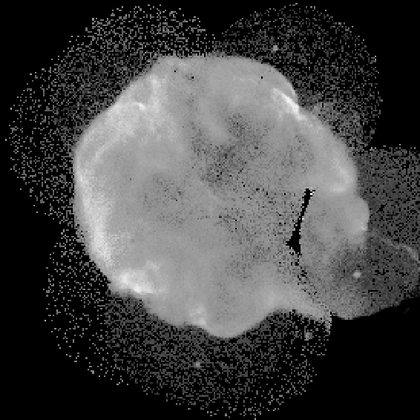
%> input picture TP7/cygnus.tif, 420 x 420 px, shrunk from 566 x 566 before the run
$ octave splitmerge2_cygnus.m   (GNU Octave 9; MATLAB toolbox functions it lacks are replaced by stand-ins)
%> lines starting %> are read from the running program, lines starting %| are printed output that depends on the picture
### TP7/ouvrirImage.m
function [I, n, m] = ouvrirImage(nom)
%> called with nom = 'cygnus.tif'
% OuvrirImage : ouvre l'image, la renvoie ainsi que sa taille
I = imread(nom);
%> I is the input picture: size 420x420 uint8; min 0, max 255, mean 67.5
[n,m] = size(I);
%> n = 420; m = 420
end

### TP7/expand.m
function [J] = expand(I)
% retourne la plus petite image carrée dont la taille
% est une puissance de deux et qui contient l'image I
[N,M] = size(I);
n = floor(log2(N + 1)) + 1;
mean_I = mean2(I);
J = ones(2^n,2^n) * mean_I;
J(1:N,1:M) = I;
end

### TP7/numreg.m
function [n] = numreg(S)
% permet de compter le nombre de régions dans
% un découpage Quadtree S
n = size(find(full(S)));
end

### TP7/fusion_globale.m
function [Q] = fusion_globale(I,S, thresh)
[N,M] = size(I);
B = zeros(N,M);
kmax = full(max(S(:)));
var = 0;
mean = 0;
n = 0;

for k=1:kmax
    [vals,i,j] = qtgetblk(I,S,k);
    if ~isempty(vals)
        for l=1:length(i)
            n1 = n + i(l) * j(l);
            mean1 = (mean * n + min(min(vals(:,:,l))))/n1;
            std1 = n * (var + mean) + i(l) * j(l) * (std2(vals(:,:,l)) + mean2(vals(:,:,l)^2)) / n1;
            std1
            if std1 < thresh
               n = n1;
               mean = mean1;
               var = std1.^2;
               B(i(l):i(l)+k, j(l):j(l)+k) = l;
            end
        end
    end
end
B = bwlabel(B);
Q = label2rgb(B);
end

### TP7/splitmerge2_cygnus.m
I = ouvrirImage('cygnus.tif');
[N,M] = size(I);
%> N = 420; M = 420
I = expand(I);
%> in expand, `mean_I = mean2(I);`: mean_I = 67.51
%> in expand, `J = ones(2^n,2^n) * mean_I;`: J: size 512x512 double; every value is 67.51
%> in expand, `J(1:N,1:M) = I;`:
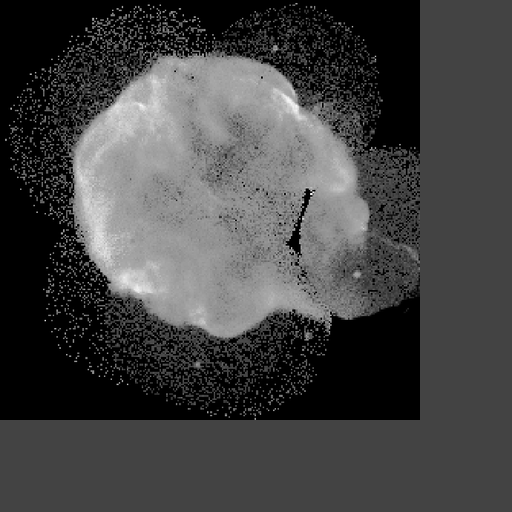
%> J: size 512x512 double; min 0, max 255, mean 67.5
thresh = 100;
S = qtdecomp(I, thresh);
nb = numreg(S);
%> in numreg, `n = size(find(full(S)));`: n = [11980 1]
%> nb = [11980 1]
Q = fusion_globale(I,S,10^-10);
%> in fusion_globale, `kmax = full(max(S(:)));`: kmax = 128
%> the loop in fusion_globale, `for k=1:kmax` made 128 passes
%> after the loop in fusion_globale, `for k=1:kmax`:
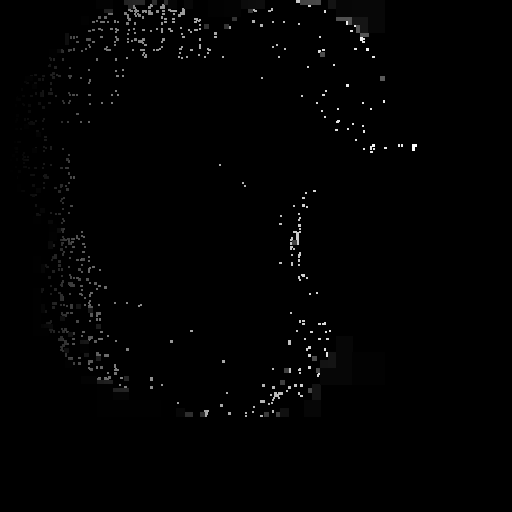
%> B: size 512x512 double; min 0, max 4910, mean 40.6; drawn with min black and max white
%> after the loop in fusion_globale, `for k=1:kmax`: mean = 0; n = 29582674; n1 = 29730899; std1 = 2512.9; var = 0
%> in fusion_globale, `B = bwlabel(B);`:
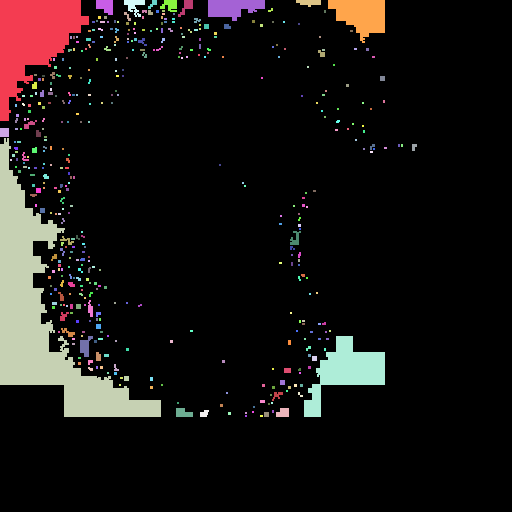
%> B: size 512x512 double; 454 distinct labels, from 0 to 453; one colour per label, 0 black
%> in fusion_globale, `Q = label2rgb(B);`:
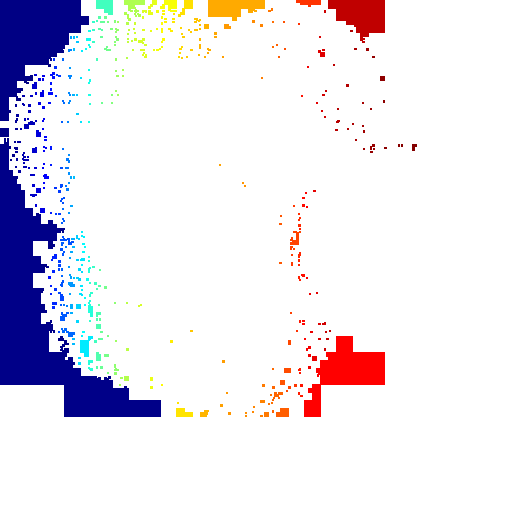
%> Q: size 512x512x3 uint8; mean R, G, B 234, 230.1, 238.7
Q = Q(1:N,1:M);
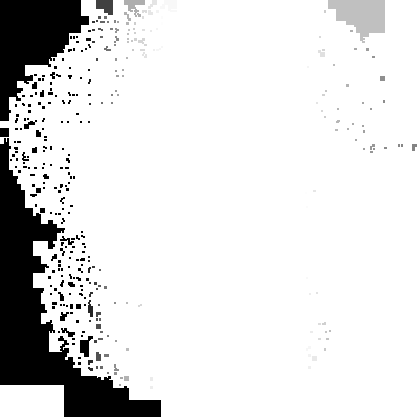
%> Q: size 420x420 uint8; min 0, max 255, mean 223.8
imagesc(Q);
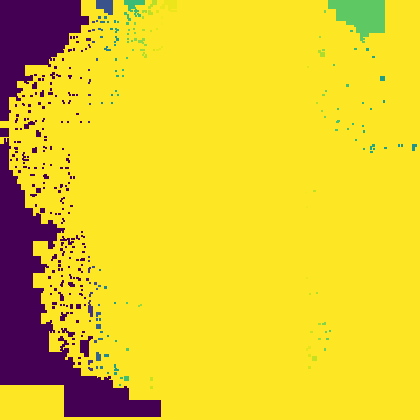
%> displayed picture: size 420x420x3, on the screen's scale of 0 to 255; mean R, G, B 228.5, 203.3, 43.7
